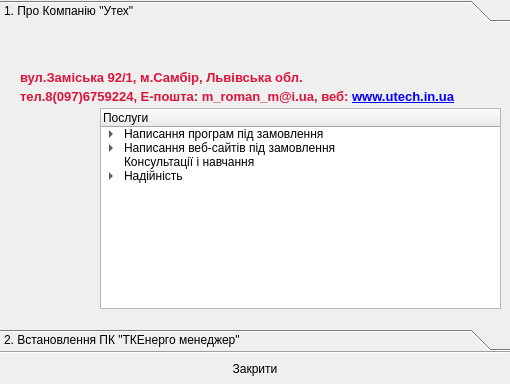
<ui version="4.0" >
 <class>UForm_tkeDisk</class>
 <widget class="QWidget" name="UForm_tkeDisk" >
  <property name="geometry" >
   <rect>
    <x>0</x>
    <y>0</y>
    <width>510</width>
    <height>384</height>
   </rect>
  </property>
  <property name="windowTitle" >
   <string>ТКЕнерго менеджер</string>
  </property>
  <property name="windowIcon" >
   <iconset resource="tkeDisk.qrc" >:/pictures/cube.png</iconset>
  </property>
  <layout class="QVBoxLayout" >
   <property name="spacing" >
    <number>0</number>
   </property>
   <property name="leftMargin" >
    <number>0</number>
   </property>
   <property name="topMargin" >
    <number>0</number>
   </property>
   <property name="rightMargin" >
    <number>0</number>
   </property>
   <property name="bottomMargin" >
    <number>0</number>
   </property>
   <item>
    <widget class="QToolBox" name="toolBox" >
     <property name="currentIndex" >
      <number>0</number>
     </property>
     <widget class="QWidget" name="pageAbout" >
      <property name="geometry" >
       <rect>
        <x>0</x>
        <y>0</y>
        <width>510</width>
        <height>285</height>
       </rect>
      </property>
      <attribute name="label" >
       <string>1. Про Компанію "Утех"</string>
      </attribute>
      <widget class="QLabel" name="label" >
       <property name="geometry" >
        <rect>
         <x>20</x>
         <y>40</y>
         <width>298</width>
         <height>20</height>
        </rect>
       </property>
       <property name="font" >
        <font>
         <pointsize>10</pointsize>
         <weight>75</weight>
         <bold>true</bold>
        </font>
       </property>
       <property name="text" >
        <string>&lt;html>&lt;head>&lt;meta name="qrichtext" content="1" />&lt;style type="text/css">
p, li { white-space: pre-wrap; }
&lt;/style>&lt;/head>&lt;body style=" font-family:'MS Shell Dlg 2'; font-size:10pt; font-weight:600; font-style:normal;">
&lt;p style=" margin-top:0px; margin-bottom:0px; margin-left:0px; margin-right:0px; -qt-block-indent:0; text-indent:0px;">&lt;span style=" color:#dc143c;">вул.Заміська 92/1, м.Самбір, Львівська обл.&lt;/span>&lt;/p>&lt;/body>&lt;/html></string>
       </property>
       <property name="scaledContents" >
        <bool>true</bool>
       </property>
      </widget>
      <widget class="QLabel" name="label_2" >
       <property name="geometry" >
        <rect>
         <x>130</x>
         <y>0</y>
         <width>371</width>
         <height>51</height>
        </rect>
       </property>
       <property name="text" >
        <string/>
       </property>
       <property name="pixmap" >
        <pixmap resource="tkeDisk.qrc" >:/pictures/utech.png</pixmap>
       </property>
       <property name="scaledContents" >
        <bool>true</bool>
       </property>
       <property name="wordWrap" >
        <bool>false</bool>
       </property>
      </widget>
      <widget class="QTreeWidget" name="treeWidget" >
       <property name="geometry" >
        <rect>
         <x>100</x>
         <y>80</y>
         <width>401</width>
         <height>201</height>
        </rect>
       </property>
       <property name="frameShape" >
        <enum>QFrame::StyledPanel</enum>
       </property>
       <property name="frameShadow" >
        <enum>QFrame::Sunken</enum>
       </property>
       <column>
        <property name="text" >
         <string>Послуги</string>
        </property>
        <property name="icon" >
         <iconset>emblem-handshake.png</iconset>
        </property>
       </column>
       <item>
        <property name="text" >
         <string>Написання програм під замовлення</string>
        </property>
        <item>
         <property name="text" >
          <string>для бізнесу:</string>
         </property>
        </item>
        <item>
         <property name="text" >
          <string>мережеві технології;</string>
         </property>
        </item>
        <item>
         <property name="text" >
          <string>сучасний графічний інтерфейс;</string>
         </property>
        </item>
        <item>
         <property name="text" >
          <string>спеціалізовані програми;</string>
         </property>
        </item>
        <item>
         <property name="text" >
          <string>управління периферійними пристроями.</string>
         </property>
        </item>
       </item>
       <item>
        <property name="text" >
         <string>Написання веб-сайтів під замовлення</string>
        </property>
        <item>
         <property name="text" >
          <string>інтернет магазини;</string>
         </property>
        </item>
        <item>
         <property name="text" >
          <string>інформаційні сайти;</string>
         </property>
        </item>
        <item>
         <property name="text" >
          <string>спеціалізовані мережеві системи на базі HTTP.</string>
         </property>
        </item>
       </item>
       <item>
        <property name="text" >
         <string>Консультації і навчання</string>
        </property>
       </item>
       <item>
        <property name="text" >
         <string>Надійність</string>
        </property>
        <item>
         <property name="text" >
          <string>вчасність виконання;</string>
         </property>
        </item>
        <item>
         <property name="text" >
          <string>контроль якості.</string>
         </property>
        </item>
       </item>
      </widget>
      <widget class="QLabel" name="label_3" >
       <property name="geometry" >
        <rect>
         <x>20</x>
         <y>60</y>
         <width>462</width>
         <height>18</height>
        </rect>
       </property>
       <property name="font" >
        <font>
         <pointsize>10</pointsize>
         <weight>75</weight>
         <bold>true</bold>
        </font>
       </property>
       <property name="text" >
        <string>&lt;html>&lt;head>&lt;meta name="qrichtext" content="1" />&lt;style type="text/css">
p, li { white-space: pre-wrap; }
&lt;/style>&lt;/head>&lt;body style=" font-family:'MS Shell Dlg 2'; font-size:10pt; font-weight:600; font-style:normal;">
&lt;p style=" margin-top:0px; margin-bottom:0px; margin-left:0px; margin-right:0px; -qt-block-indent:0; text-indent:0px;">&lt;span style=" color:#dc143c;">тел.8(097)6759224, Е-пошта: m_roman_m@i.ua, веб: &lt;a href="www.utech.in.ua">www.utech.in.ua&lt;/a>&lt;/span>&lt;/p>&lt;/body>&lt;/html></string>
       </property>
       <property name="openExternalLinks" >
        <bool>true</bool>
       </property>
      </widget>
     </widget>
     <widget class="QWidget" name="page_2" >
      <property name="geometry" >
       <rect>
        <x>0</x>
        <y>0</y>
        <width>510</width>
        <height>285</height>
       </rect>
      </property>
      <attribute name="label" >
       <string>2. Встановлення ПК "ТКЕнерго менеджер"</string>
      </attribute>
      <layout class="QVBoxLayout" >
       <property name="spacing" >
        <number>0</number>
       </property>
       <property name="leftMargin" >
        <number>0</number>
       </property>
       <property name="topMargin" >
        <number>0</number>
       </property>
       <property name="rightMargin" >
        <number>0</number>
       </property>
       <property name="bottomMargin" >
        <number>0</number>
       </property>
       <item>
        <layout class="QHBoxLayout" >
         <property name="spacing" >
          <number>8</number>
         </property>
         <item>
          <widget class="QToolButton" name="toolButton_instDemo" >
           <property name="sizePolicy" >
            <sizepolicy vsizetype="Preferred" hsizetype="Preferred" >
             <horstretch>0</horstretch>
             <verstretch>0</verstretch>
            </sizepolicy>
           </property>
           <property name="text" >
            <string>---> Встановлення демо-версії &lt;---</string>
           </property>
           <property name="icon" >
            <iconset resource="tkeDisk.qrc" >:/pictures/Demo.png</iconset>
           </property>
           <property name="iconSize" >
            <size>
             <width>250</width>
             <height>100</height>
            </size>
           </property>
           <property name="toolButtonStyle" >
            <enum>Qt::ToolButtonTextUnderIcon</enum>
           </property>
           <property name="autoRaise" >
            <bool>true</bool>
           </property>
          </widget>
         </item>
         <item>
          <widget class="QLabel" name="label_demo" >
           <property name="text" >
            <string>&lt;html>&lt;head>&lt;meta name="qrichtext" content="1" />&lt;style type="text/css">
p, li { white-space: pre-wrap; }
&lt;/style>&lt;/head>&lt;body style=" font-family:'MS Shell Dlg 2'; font-size:8.25pt; font-weight:400; font-style:normal;">
&lt;p style=" margin-top:0px; margin-bottom:0px; margin-left:0px; margin-right:0px; -qt-block-indent:0; text-indent:0px;">&lt;span style=" font-size:8pt; font-weight:600;">Демо версія&lt;/span>&lt;span style=" font-size:8pt;"> призначеня для демонстрації роботи програми, містить в собі готову демонстраційну базу даних і &lt;/span>&lt;span style=" font-size:8pt; font-weight:600;">працює відразу після встановлення, не потребуючи додаткових налаштувань&lt;/span>&lt;span style=" font-size:8pt;">.&lt;/span>&lt;/p>&lt;/body>&lt;/html></string>
           </property>
           <property name="alignment" >
            <set>Qt::AlignLeading|Qt::AlignLeft|Qt::AlignVCenter</set>
           </property>
           <property name="wordWrap" >
            <bool>true</bool>
           </property>
           <property name="openExternalLinks" >
            <bool>true</bool>
           </property>
          </widget>
         </item>
        </layout>
       </item>
       <item>
        <widget class="Line" name="line_2" >
         <property name="orientation" >
          <enum>Qt::Horizontal</enum>
         </property>
        </widget>
       </item>
       <item>
        <layout class="QHBoxLayout" >
         <property name="spacing" >
          <number>8</number>
         </property>
         <item>
          <widget class="QToolButton" name="toolButton_instFull" >
           <property name="sizePolicy" >
            <sizepolicy vsizetype="Preferred" hsizetype="Preferred" >
             <horstretch>0</horstretch>
             <verstretch>0</verstretch>
            </sizepolicy>
           </property>
           <property name="text" >
            <string>---> Встановлення повної версії &lt;---</string>
           </property>
           <property name="icon" >
            <iconset resource="tkeDisk.qrc" >:/pictures/Full.png</iconset>
           </property>
           <property name="iconSize" >
            <size>
             <width>250</width>
             <height>100</height>
            </size>
           </property>
           <property name="toolButtonStyle" >
            <enum>Qt::ToolButtonTextUnderIcon</enum>
           </property>
           <property name="autoRaise" >
            <bool>true</bool>
           </property>
           <property name="arrowType" >
            <enum>Qt::NoArrow</enum>
           </property>
          </widget>
         </item>
         <item>
          <widget class="QLabel" name="label_full" >
           <property name="text" >
            <string>&lt;html>&lt;head>&lt;meta name="qrichtext" content="1" />&lt;style type="text/css">
p, li { white-space: pre-wrap; }
&lt;/style>&lt;/head>&lt;body style=" font-family:'MS Shell Dlg 2'; font-size:8.25pt; font-weight:400; font-style:normal;">
&lt;p style=" margin-top:0px; margin-bottom:0px; margin-left:0px; margin-right:0px; -qt-block-indent:0; text-indent:0px; font-size:8pt;">&lt;span style=" font-weight:600;">Повна версія програми містить чисту базу даних&lt;/span>, усі &lt;span style=" font-weight:600;">додатки, необхідні для роботи&lt;/span> і потребує додаткового налаштування для пристосування до потреб конкретної фірми. &lt;span style=" text-decoration: underline;">Якщо Ви не маєте досвіду роботи з ПК "ТКЕнерго менеджер", радимо для ознайомлення з програмою встановлювати демо-версію.&lt;/span>&lt;/p>&lt;/body>&lt;/html></string>
           </property>
           <property name="alignment" >
            <set>Qt::AlignLeading|Qt::AlignLeft|Qt::AlignVCenter</set>
           </property>
           <property name="wordWrap" >
            <bool>true</bool>
           </property>
          </widget>
         </item>
        </layout>
       </item>
      </layout>
     </widget>
    </widget>
   </item>
   <item>
    <widget class="Line" name="line" >
     <property name="orientation" >
      <enum>Qt::Horizontal</enum>
     </property>
    </widget>
   </item>
   <item>
    <widget class="QToolButton" name="toolButton_close" >
     <property name="sizePolicy" >
      <sizepolicy vsizetype="Fixed" hsizetype="Preferred" >
       <horstretch>0</horstretch>
       <verstretch>0</verstretch>
      </sizepolicy>
     </property>
     <property name="minimumSize" >
      <size>
       <width>100</width>
       <height>30</height>
      </size>
     </property>
     <property name="text" >
      <string>Закрити</string>
     </property>
     <property name="icon" >
      <iconset resource="tkeDisk.qrc" >:/pictures/button_cancel.png</iconset>
     </property>
     <property name="toolButtonStyle" >
      <enum>Qt::ToolButtonTextUnderIcon</enum>
     </property>
     <property name="autoRaise" >
      <bool>true</bool>
     </property>
    </widget>
   </item>
  </layout>
 </widget>
 <resources>
  <include location="tkeDisk.qrc" />
 </resources>
 <connections>
  <connection>
   <sender>toolButton_close</sender>
   <signal>clicked()</signal>
   <receiver>UForm_tkeDisk</receiver>
   <slot>close()</slot>
   <hints>
    <hint type="sourcelabel" >
     <x>485</x>
     <y>375</y>
    </hint>
    <hint type="destinationlabel" >
     <x>268</x>
     <y>195</y>
    </hint>
   </hints>
  </connection>
 </connections>
</ui>
